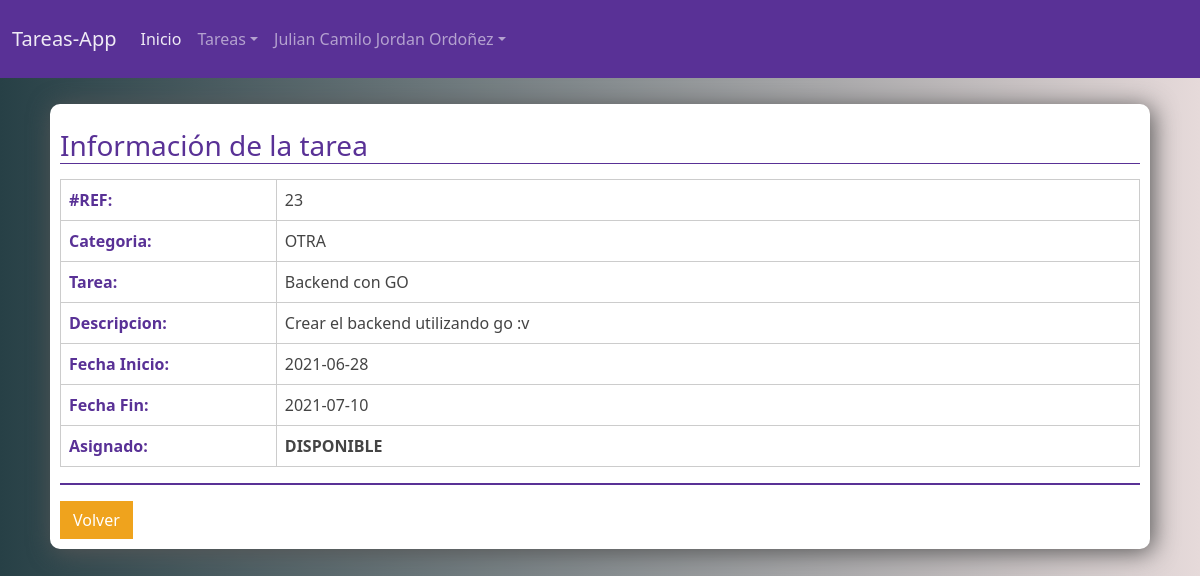
/pages/tareaDescripcion.php?id=23 (signed in), run on the app's committed database.
### tables this page shows
CREATE TABLE `tareas` (
  `tarea_id` int(11) NOT NULL,
  `tarea_nombre` varchar(255) NOT NULL,
  `tarea_descripcion` longtext NOT NULL,
  `tarea_categoria_id` int(11) NOT NULL,
  `fecha_inicio` date NOT NULL,
  `fecha_fin` date NOT NULL,
  `tarea_usu_id` int(11) DEFAULT NULL,
  `tarea_estado` varchar(30) NOT NULL
);

CREATE TABLE `categorias` (
  `categoria_id` int(11) NOT NULL,
  `categoria_nombre` varchar(44) NOT NULL,
  `categoria_descripcion` varchar(255) NOT NULL
);

### pages/tareaDescripcion.php (the view, shortened to what this page needs)
<?php
include_once("../template/cabecera.php");
require_once("../config/database.php");
?>
    <?php
        $id=$_GET["id"];
        $sql = "SELECT t.*,categoria_nombre as categoria,case when tarea_usu_id is null then 'DISPONIBLE' ELSE usuario_nombre END as 'ASIGNADO A' FROM tareas t inner join categorias c ON t.tarea_categoria_id=c.categoria_id left JOIN usuarios u ON t.tarea_usu_id=u.usuario_id  WHERE tarea_id=$id ORDER BY tarea_id DESC";
        $tarea = mysqli_query($conexion,$sql);
        $tarea = mysqli_fetch_assoc($tarea);
    ?>
<div class="contenedor-tareas tareas-descripcion">
    <table class="table">
        <h3 style="margin-top:15px;margin-bottom:15px;border-bottom:1px solid #593196">Información de la tarea</h3>
        <tr>
            <th>#REF: </th>
            <td> <?=$tarea["tarea_id"]?></td>
        </tr>
        <tr>
            <th>Categoria: </th>
            <td> <?=$tarea["categoria"]?></td>
        </tr>
        <tr>
            <th>Tarea: </th>
            <td> <?=$tarea["tarea_nombre"]?></td>
        </tr>
        <tr>
            <th>Descripcion: </th>
            <td> <?=$tarea["tarea_descripcion"]?></td>
        </tr>
        <tr>
            <th>Fecha Inicio: </th>
            <td> <?=$tarea["fecha_inicio"]?></td>
        </tr>
        <tr>
            <th>Fecha Fin: </th>
            <td> <?=$tarea["fecha_fin"]?></td>
        </tr>
        <tr>
            <th>Asignado: </th>
            <td style="font-weight: bold;"> <?=$tarea["ASIGNADO A"]?></td>
        </tr>
    </table>
<span style="display:block; border:1px solid #593196"></span>
<a href="index.php" class="btn btn-warning mt-3 float-right">Volver</a>
</div>
<?php
include_once("../template/footer.php");
?>

### assets/css/main.css (style rules this page uses)
body { background: #E6DADA; background: -webkit-linear-gradient(to right, #274046, #E6DADA); background: linear-gradient(to right, #274046, #E6DADA); }
h1,h2,h3,h4,h5,h6 { color: #593196; }
th { color: #593196; }
a { text-decoration: none; }
.contenedor-tareas { background-color: white; padding: 10px; border-radius: 10px; margin-top: 20px; box-shadow: 3px 3px 25px #555; width: 1100px; margin: 0 auto; margin-bottom: 10px; margin-top: 10px; }
.lista-tarea-admin tr,td { text-align: center; }
.tareas-descripcion td { text-align: left; border: 1px solid #ccc; }
.tareas-descripcion th { width: 20%; border: 1px solid #ccc; }

### data on the page
tareas: tarea_id "23", tarea_categoria.categoria_nombre "OTRA", tarea_nombre "Backend con GO", tarea_descripcion "Crear el backend utilizando go :v", fecha_inicio "2021-06-28", fecha_fin "2021-07-10"

### other printed values
$_SESSION["credenciales"]["usuario_nombre"] "Julian Camilo"
$_SESSION["credenciales"]["usuario_apellidos"] "Jordan Ordoñez"
$tarea["ASIGNADO A"] "DISPONIBLE"
